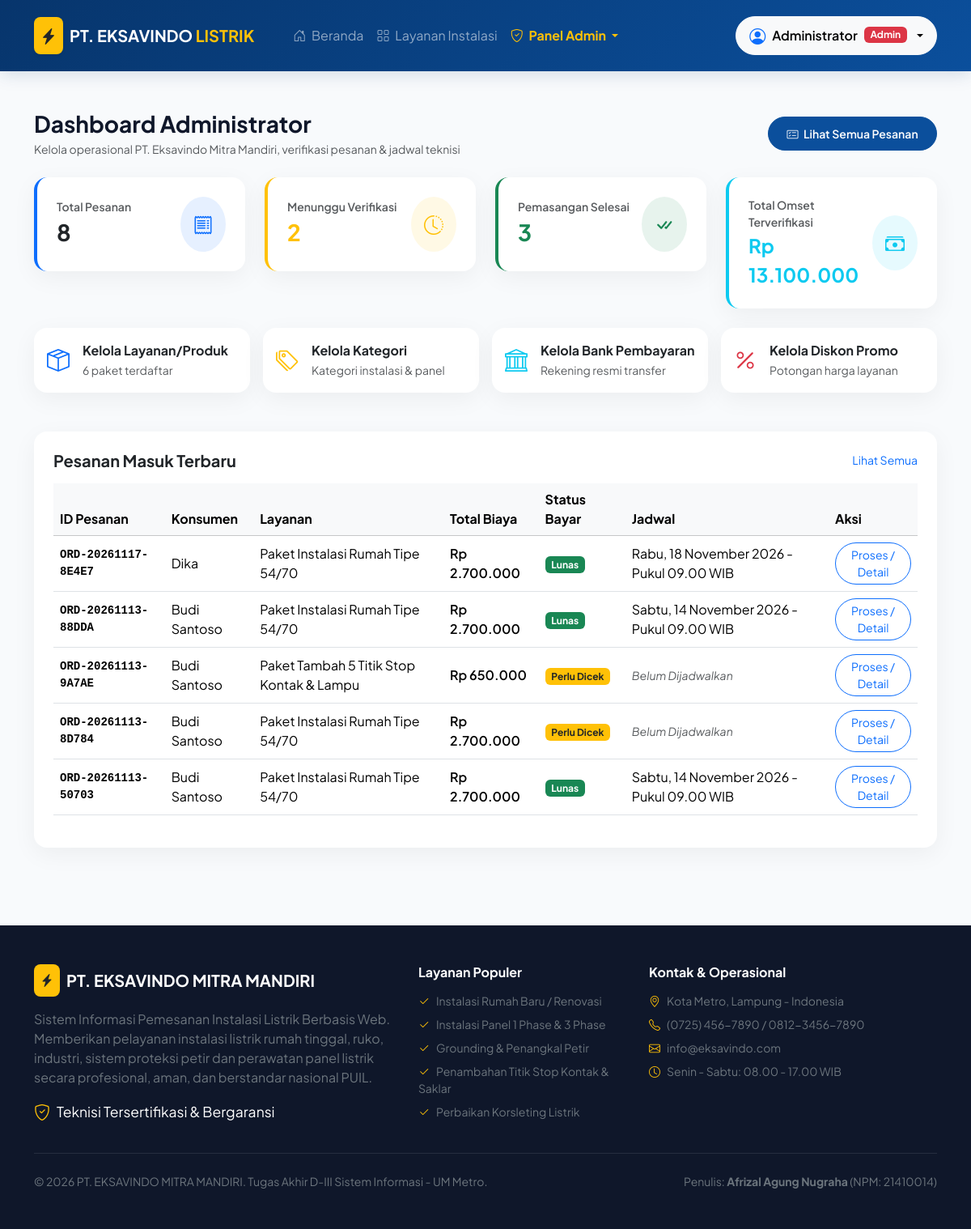
/index.php?page=admin_dashboard (signed in), run on the app's committed database.
### tables this page shows
CREATE TABLE `pesanan` (
  `id_pesanan` varchar(50) NOT NULL,
  `id_produk` int(11) NOT NULL,
  `id_alamat` int(11) NOT NULL,
  `id_bank` int(11) NOT NULL,
  `id_user` char(8) NOT NULL,
  `ukuran_produk` varchar(10) DEFAULT NULL,
  `jml_beli` int(11) NOT NULL DEFAULT 1,
  `total_bayar` int(11) NOT NULL,
  `kurir` varchar(100) DEFAULT 'Teknisi PT. Eksavindo',
  `jadwal_pemasangan` varchar(50) DEFAULT NULL,
  `status_keberangkatan` int(11) DEFAULT 0,
  `metode_bayar` enum('manual_transfer','payment_gateway') NOT NULL DEFAULT 'payment_gateway',
  `bukti_transfer` varchar(255) DEFAULT NULL,
  `status_pembayaran` int(11) DEFAULT 0,
  `status_pemesanan` int(11) DEFAULT 0,
  `snap_token` varchar(255) DEFAULT NULL,
  `created_at` timestamp NOT NULL DEFAULT current_timestamp(),
  PRIMARY KEY (`id_pesanan`),
  KEY `fk_pesanan_produk` (`id_produk`),
  KEY `fk_pesanan_alamat` (`id_alamat`),
  KEY `fk_pesanan_bank` (`id_bank`),
  KEY `fk_pesanan_user` (`id_user`),
  CONSTRAINT `fk_pesanan_alamat` FOREIGN KEY (`id_alamat`) REFERENCES `alamat` (`id_alamat`) ON DELETE CASCADE,
  CONSTRAINT `fk_pesanan_bank` FOREIGN KEY (`id_bank`) REFERENCES `bank` (`id_bank`) ON DELETE CASCADE,
  CONSTRAINT `fk_pesanan_produk` FOREIGN KEY (`id_produk`) REFERENCES `produk` (`id_produk`) ON DELETE CASCADE,
  CONSTRAINT `fk_pesanan_user` FOREIGN KEY (`id_user`) REFERENCES `user` (`id_user`) ON DELETE CASCADE
);

CREATE TABLE `user` (
  `id_user` char(8) NOT NULL,
  `username` varchar(100) NOT NULL,
  `email` varchar(100) NOT NULL,
  `password` varchar(255) NOT NULL,
  `nomor_telp` varchar(20) DEFAULT NULL,
  `tanggal_lahir` date DEFAULT NULL,
  `foto_profil` varchar(100) DEFAULT 'default.png',
  `role_id` int(11) NOT NULL DEFAULT 2,
  `is_active` int(11) NOT NULL DEFAULT 1,
  `created_at` timestamp NOT NULL DEFAULT current_timestamp(),
  PRIMARY KEY (`id_user`),
  UNIQUE KEY `email` (`email`),
  KEY `fk_user_role` (`role_id`),
  CONSTRAINT `fk_user_role` FOREIGN KEY (`role_id`) REFERENCES `role` (`id`) ON DELETE CASCADE
);

CREATE TABLE `produk` (
  `id_produk` int(11) NOT NULL AUTO_INCREMENT,
  `nama_produk` varchar(100) NOT NULL,
  `label_produk` varchar(100) DEFAULT NULL,
  `ukuran` varchar(100) DEFAULT NULL,
  `daya` varchar(100) DEFAULT NULL,
  `id_kategori` int(11) NOT NULL,
  `deskripsi_produk` text DEFAULT NULL,
  `harga` int(11) NOT NULL,
  `foto_produk` varchar(100) DEFAULT 'default_product.jpg',
  `stok` int(11) NOT NULL DEFAULT 10,
  `terjual` int(11) NOT NULL DEFAULT 0,
  `created_at` timestamp NOT NULL DEFAULT current_timestamp(),
  PRIMARY KEY (`id_produk`),
  KEY `fk_produk_kategori` (`id_kategori`),
  CONSTRAINT `fk_produk_kategori` FOREIGN KEY (`id_kategori`) REFERENCES `kategori` (`id_kategori`) ON DELETE CASCADE
);

### config/app.php (called while the page is built, shortened)
<?php
function rupiah($nominal) {
    return 'Rp ' . number_format($nominal, 0, ',', '.');
}

### views/admin/dashboard.php (the view, shortened to what this page needs)
<?php
require_once __DIR__ . '/../layouts/header.php';
$db = Database::connect();
$totalPesanan = $db->query("SELECT COUNT(*) FROM pesanan")->fetchColumn();
$menungguVerifikasi = $db->query("SELECT COUNT(*) FROM pesanan WHERE status_pembayaran = 0")->fetchColumn();
$pesananSelesai = $db->query("SELECT COUNT(*) FROM pesanan WHERE status_pemesanan = 2")->fetchColumn();
$totalPendapatan = $db->query("SELECT SUM(total_bayar) FROM pesanan WHERE status_pembayaran = 1")->fetchColumn() ?: 0;
$totalProduk = $db->query("SELECT COUNT(*) FROM produk")->fetchColumn();
$stmtLatest = $db->query("SELECT p.*, pr.nama_produk, u.username, b.nama_bank
                         FROM pesanan p
                         JOIN produk pr ON p.id_produk = pr.id_produk
                         JOIN user u ON p.id_user = u.id_user
                         JOIN bank b ON p.id_bank = b.id_bank
                         ORDER BY p.created_at DESC LIMIT 5");
$latestOrders = $stmtLatest->fetchAll();
?>
<div class="container py-5">
    <div class="d-flex justify-content-between align-items-center mb-4">
        <div>
            <h3 class="fw-bold mb-1">Dashboard Administrator</h3>
            <p class="text-muted small mb-0">Kelola operasional PT. Eksavindo Mitra Mandiri, verifikasi pesanan & jadwal teknisi</p>
        </div>
        <div>
            <a href="index.php?page=admin_pesanan" class="btn btn-primary-custom btn-sm rounded-pill">
                <i class="bi bi-card-checklist me-1"></i> Lihat Semua Pesanan
            </a>
        </div>
    </div>
    <div class="row g-4 mb-4">
        <div class="col-md-3">
            <div class="card card-custom p-4 border-start border-4 border-primary">
                <div class="d-flex justify-content-between align-items-center">
                    <div>
                        <div class="text-muted small fw-semibold">Total Pesanan</div>
                        <div class="fs-3 fw-bold text-dark"><?= $totalPesanan ?></div>
                    </div>
                    <div class="bg-primary bg-opacity-10 text-primary p-3 rounded-circle"><i class="bi bi-receipt fs-4"></i></div>
                </div>
            </div>
        </div>
        <div class="col-md-3">
            <div class="card card-custom p-4 border-start border-4 border-warning">
                <div class="d-flex justify-content-between align-items-center">
                    <div>
                        <div class="text-muted small fw-semibold">Menunggu Verifikasi</div>
                        <div class="fs-3 fw-bold text-warning"><?= $menungguVerifikasi ?></div>
                    </div>
                    <div class="bg-warning bg-opacity-10 text-warning p-3 rounded-circle"><i class="bi bi-clock-history fs-4"></i></div>
                </div>
            </div>
        </div>
        <div class="col-md-3">
            <div class="card card-custom p-4 border-start border-4 border-success">
                <div class="d-flex justify-content-between align-items-center">
                    <div>
                        <div class="text-muted small fw-semibold">Pemasangan Selesai</div>
                        <div class="fs-3 fw-bold text-success"><?= $pesananSelesai ?></div>
                    </div>
                    <div class="bg-success bg-opacity-10 text-success p-3 rounded-circle"><i class="bi bi-check-all fs-4"></i></div>
                </div>
            </div>
        </div>
        <div class="col-md-3">
            <div class="card card-custom p-4 border-start border-4 border-info">
                <div class="d-flex justify-content-between align-items-center">
                    <div>
                        <div class="text-muted small fw-semibold">Total Omset Terverifikasi</div>
                        <div class="fs-4 fw-bold text-info"><?= rupiah($totalPendapatan) ?></div>
                    </div>
                    <div class="bg-info bg-opacity-10 text-info p-3 rounded-circle"><i class="bi bi-cash-stack fs-4"></i></div>
                </div>
            </div>
        </div>
    </div>
    <div class="row g-3 mb-5">
        <div class="col-md-3">
            <a href="index.php?page=admin_produk" class="card card-custom p-3 text-decoration-none text-dark hover-border-primary">
                <div class="d-flex align-items-center gap-3">
                    <i class="bi bi-box-seam text-primary fs-3"></i>
                    <div>
                        <div class="fw-bold">Kelola Layanan/Produk</div>
                        <small class="text-muted"><?= $totalProduk ?> paket terdaftar</small>
                    </div>
                </div>
            </a>
        </div>
        <div class="col-md-3">
            <a href="index.php?page=admin_kategori" class="card card-custom p-3 text-decoration-none text-dark hover-border-primary">
                <div class="d-flex align-items-center gap-3">
                    <i class="bi bi-tags text-warning fs-3"></i>
                    <div>
                        <div class="fw-bold">Kelola Kategori</div>
                        <small class="text-muted">Kategori instalasi & panel</small>
                    </div>
                </div>
            </a>
        </div>
        <div class="col-md-3">
            <a href="index.php?page=admin_bank" class="card card-custom p-3 text-decoration-none text-dark hover-border-primary">
                <div class="d-flex align-items-center gap-3">
                    <i class="bi bi-bank text-info fs-3"></i>
                    <div>
                        <div class="fw-bold">Kelola Bank Pembayaran</div>
                        <small class="text-muted">Rekening resmi transfer</small>
                    </div>
                </div>
            </a>
        </div>
        <div class="col-md-3">
            <a href="index.php?page=admin_diskon" class="card card-custom p-3 text-decoration-none text-dark hover-border-primary">
                <div class="d-flex align-items-center gap-3">
                    <i class="bi bi-percent text-danger fs-3"></i>
                    <div>
                        <div class="fw-bold">Kelola Diskon Promo</div>
                        <small class="text-muted">Potongan harga layanan</small>
                    </div>
                </div>
            </a>
        </div>
    </div>
    <div class="card card-custom p-4">
        <div class="d-flex justify-content-between align-items-center mb-3">
            <h5 class="fw-bold mb-0">Pesanan Masuk Terbaru</h5>
            <a href="index.php?page=admin_pesanan" class="text-primary small text-decoration-none">Lihat Semua</a>
        </div>
        <div class="table-responsive">
            <table class="table table-hover align-middle">
                <thead class="table-light">
                    <tr>
                        <th>ID Pesanan</th>
                        <th>Konsumen</th>
                        <th>Layanan</th>
                        <th>Total Biaya</th>
                        <th>Status Bayar</th>
                        <th>Jadwal</th>
                        <th>Aksi</th>
                    </tr>
                </thead>
                <tbody>
                    <?php if (empty($latestOrders)): ?>
                        <tr><td colspan="7" class="text-center py-3 text-muted">Belum ada pesanan masuk.</td></tr>
                    <?php else: ?>
                        <?php foreach ($latestOrders as $ord): ?>
                        <tr>
                            <td class="font-monospace fw-bold small"><?= htmlspecialchars($ord['id_pesanan']) ?></td>
                            <td><?= htmlspecialchars($ord['username']) ?></td>
                            <td><?= htmlspecialchars($ord['nama_produk']) ?></td>
                            <td class="fw-semibold"><?= rupiah($ord['total_bayar']) ?></td>
                            <td>
                                <?php if ($ord['status_pembayaran'] == 1): ?>
                                    <span class="badge bg-success">Lunas</span>
                                <?php elseif ($ord['status_pembayaran'] == 2): ?>
                                    <span class="badge bg-danger">Ditolak</span>
                                <?php else: ?>
                                    <span class="badge bg-warning text-dark">Perlu Dicek</span>
                                <?php endif; ?>
                            </td>
                            <td><?= $ord['jadwal_pemasangan'] ? htmlspecialchars($ord['jadwal_pemasangan']) : '<span class="text-muted small fst-italic">Belum Dijadwalkan</span>' ?></td>
                            <td>
                                <a href="index.php?page=admin_pesanan_detail&id=<?= $ord['id_pesanan'] ?>" class="btn btn-sm btn-outline-primary rounded-pill">
                                    Proses / Detail
                                </a>
                            </td>
                        </tr>
                        <?php endforeach; ?>
                    <?php endif; ?>
                </tbody>
            </table>
        </div>
    </div>
</div>
<?php require_once __DIR__ . '/../layouts/footer.php'; ?>

### views/layouts/header.php (style rules this page uses)
:root { --primary-color: #0b4f9c; --primary-dark: #07356c; --accent-yellow: #f59e0b; --accent-glow: #e0f2fe; --bg-light: #f8fafc; --text-dark: #0f172a; }
body { font-family: 'Plus Jakarta Sans', sans-serif; background-color: var(--bg-light); color: var(--text-dark); min-height: 100vh; display: flex; flex-direction: column; }
.card-custom { border: none; border-radius: 1rem; box-shadow: 0 8px 30px rgba(0, 0, 0, 0.05); transition: all 0.25s ease-in-out; background: #ffffff; }
.btn-primary-custom { background-color: var(--primary-color); border-color: var(--primary-color); color: white; font-weight: 600; border-radius: 0.6rem; padding: 0.6rem 1.4rem; transition: all 0.2s; }

### data on the page
pesanan: id_pesanan "ORD-20261117-8E4E7", id_user.username "Dika", id_produk.nama_produk "Paket Instalasi Rumah Tipe 54/70", total_bayar "Rp 2.700.000", status_pembayaran "Lunas", jadwal_pemasangan "Rabu, 18 November 2026 - Pukul 09.00 WIB"
pesanan: id_pesanan "ORD-20261113-88DDA", id_user.username "Budi Santoso", id_produk.nama_produk "Paket Instalasi Rumah Tipe 54/70", total_bayar "Rp 2.700.000", status_pembayaran "Lunas", jadwal_pemasangan "Sabtu, 14 November 2026 - Pukul 09.00 WIB"
pesanan: id_pesanan "ORD-20261113-9A7AE", id_user.username "Budi Santoso", id_produk.nama_produk "Paket Tambah 5 Titik Stop Kontak & Lampu", total_bayar "Rp 650.000", status_pembayaran "Perlu Dicek", shows "Belum Dijadwalkan"
pesanan: id_pesanan "ORD-20261113-8D784", id_user.username "Budi Santoso", id_produk.nama_produk "Paket Instalasi Rumah Tipe 54/70", total_bayar "Rp 2.700.000", status_pembayaran "Perlu Dicek", shows "Belum Dijadwalkan"
pesanan: id_pesanan "ORD-20261113-50703", id_user.username "Budi Santoso", id_produk.nama_produk "Paket Instalasi Rumah Tipe 54/70", total_bayar "Rp 2.700.000", status_pembayaran "Lunas", jadwal_pemasangan "Sabtu, 14 November 2026 - Pukul 09.00 WIB"

### other printed values
$currentUser['username'] "Administrator"
$totalPesanan "8"
$menungguVerifikasi "2"
$pesananSelesai "3"
rupiah($totalPendapatan) "Rp 13.100.000"
$totalProduk "6"
APP_NAME "PT. EKSAVINDO MITRA MANDIRI"
